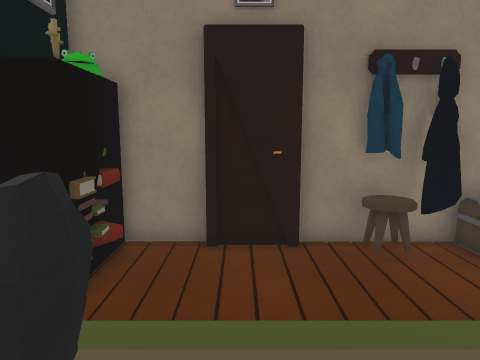
View 1 (above)

13 first-person views from a walk through a 3-D level made in the Unity game engine. The camera is 1.5 m above the floor, tilts 8° down and sees 70° across. The floor is counted in squares, 0.5 m on a side. Each view is taken from the middle of a square. On the plan, view 1 faces up. The plan holds only what a view shows up to about 20 squares ahead; the rest is blank. The place goes on beyond the plan. The player is left out.

View 2
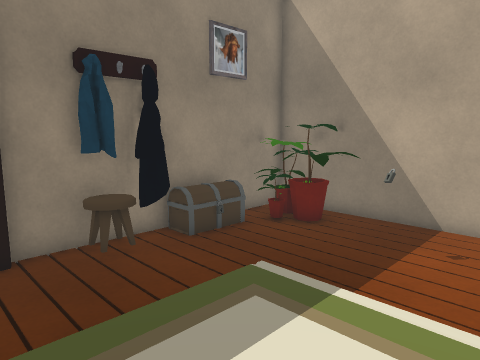

View 3
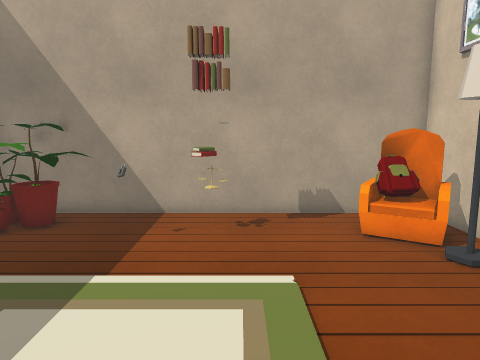

View 4
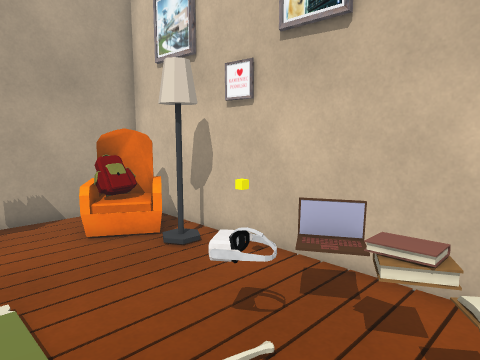

View 5
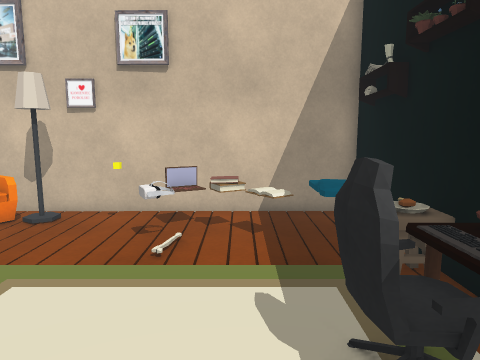

View 6
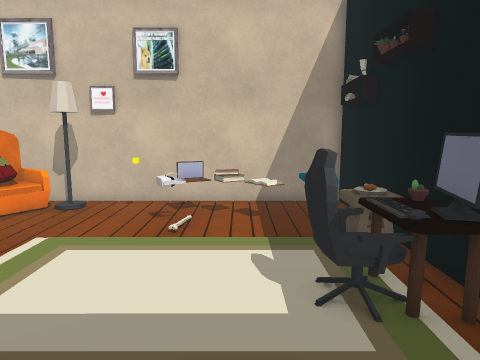

View 7
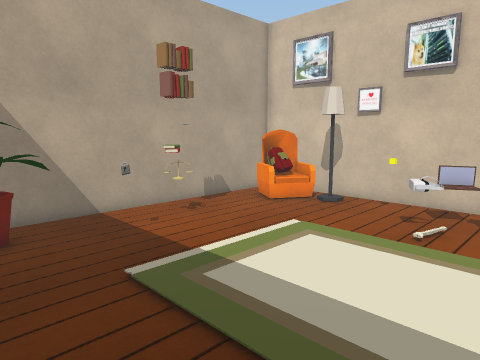

View 8
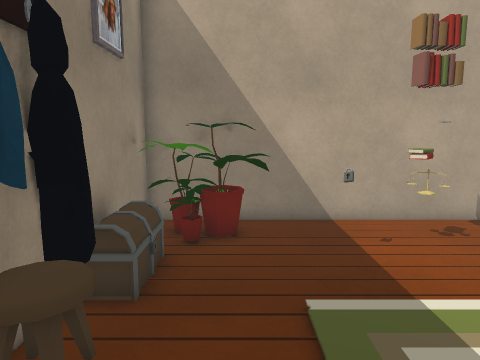

View 9
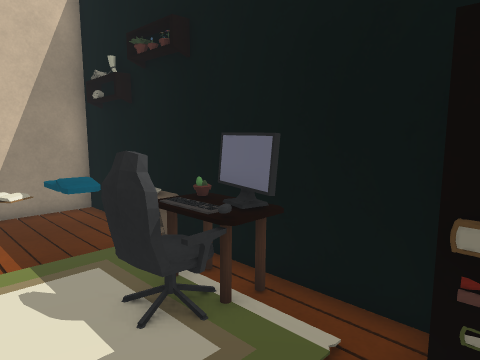

View 10
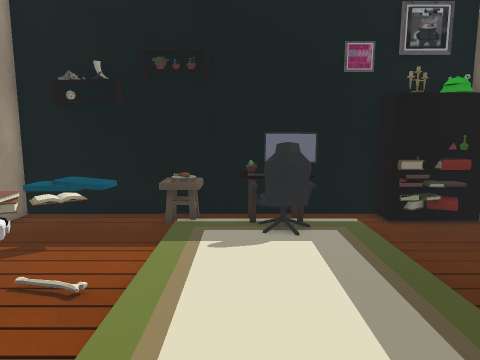

View 11
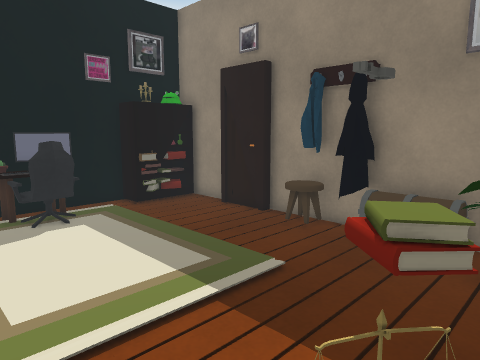

View 12
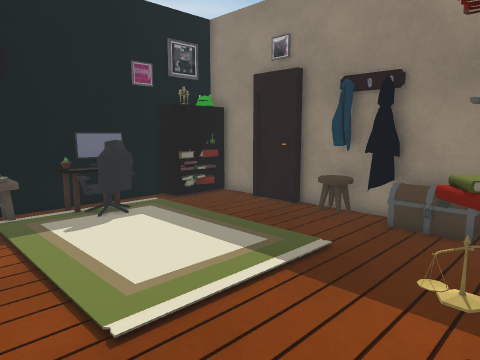

View 13
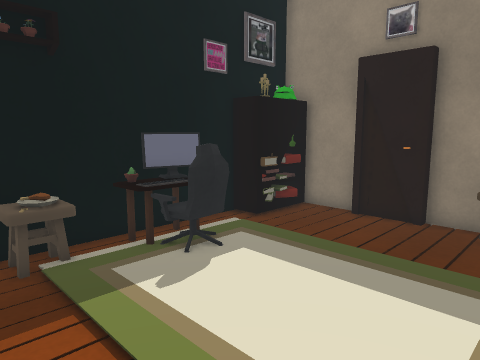

### Floor plan
Points are (right, up) in squares from view 1. A wall is a line through its corners. A room is listed if a view was taken in it or the views show most of it. See-through windows are left out.
Room 1 (views 1, 2, 3, 4, 5, 6, 7, 8, 9, 10, 11, 12, 13)
walls: (5.2, 8.3) (5, 8.3); (3.9, 8.4) (3.7, 8.7) (3.1, 8.7); (4.9, 8.5) (4.8, 8.6); (5.7, 8.8) (5.4, 8.4); (5.7, 8.8) (5.4, 8.4); (1.6, 8.7) (-0.9, 8.7); (5.7, 8.9) (5.3, 8.4) (4.7, 8.5); (5.6, 9) (5.3, 8.4); (-4.4, -1.3) (-4.4, -6.8) (11.6, -6.8) (11.6, 9.2) (1.5, 9.2); (-0.9, 9.2) (-3.4, 9.2); (-4.4, 5.6) (-4.4, 3.3)
objects: stool (-4, -2) to (-3, 0); desk (-4, 1) to (-4, 3); shelf (-4, 6) to (-4, 8); pillow (-3, -6) to (-2, -5); pillow (-3, -4) to (-2, -3); other object (-3, 1); keyboard (-3, 2) to (-3, 3); books (-3, 6); other object (-3, 7); books (-3, 8); chair (-2, 1) to (-1, 3); books (-1, -4) to (0, -3); books (0, -5) to (1, -4); laptop (1, -5) to (2, -4); other object (2, -3); other object (3, -3); stool (3, 8) to (4, 8); chest (6, 8) to (8, 8); lamp (7, -5); other object (8, 3) to (9, 3); other object (8, 7) to (9, 8); armchair (9, -6) to (10, -4); other object (9, 0); books (9, 1); other object (9, 5) to (11, 7); books (10, 1); other object (10, 8) to (11, 8)

Positions as (right, up) in squares from view 1, and headings:
1: (0, 0), facing up
2: (0, 0), facing up-right
3: (-1, 0), facing right
4: (-1, 0), facing down-right
5: (0, 6), facing down
6: (0, 8), facing down
7: (-1, 8), facing down-right
8: (0, 6), facing right
9: (1, 7), facing down-left
10: (8, 1), facing left
11: (10, -1), facing up-left
12: (10, -3), facing up-left
13: (5, -3), facing up-left
